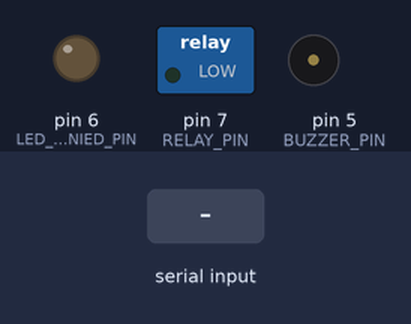
This sketch was run on a simulated Arduino Uno, built with avr-gcc and run on an emulated ATmega328P. Parts: switched loads named in the sketch (green lamp = pin HIGH), output pins drawn as LEDs (lit = HIGH), buzzer (waves = sounding). The test bench sets the inputs (shaded band). Pins used as bus, display or sensor lines are not drawn; what the sketch prints to the serial monitor is not drawn.

Above: at 1.2 s.
1.3 s: "DENIED\n" received over Serial
At 1.5 s:
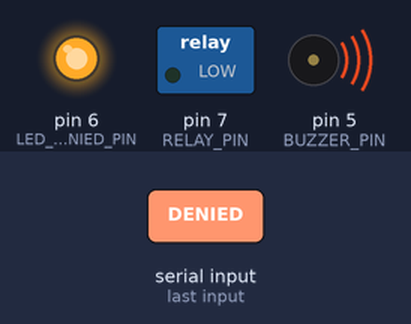
At 2.1 s:
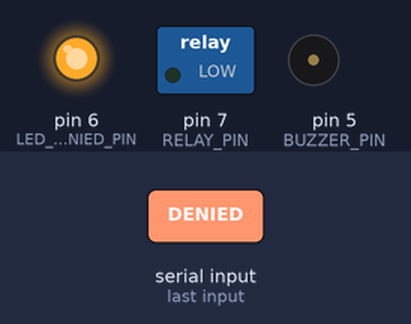
4.3 s: "OK\n" received over Serial
At 4.9 s:
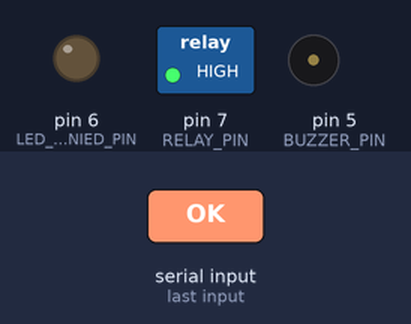
Timing chart, 0 to 8.8 s (numbered marks = the images above; inputs shaded):
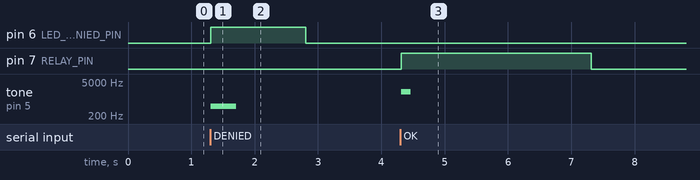

The sketch:

arduino_uno_nfc.ino
```cpp
/*
  =============================================================================
  HOTEL SMART NFC - Lector de Puerta para Arduino Uno + RC522 (RFID/NFC)
  =============================================================================

  Este sketch lee tarjetas NFC/RFID (etiquetas Mifare 1K / NTAG213 / llaveros)
  y envía el código leído a la aplicación Flask por el puerto Serial USB.

  Cuando Flask valida la tarjeta:
  - Si es VÁLIDA: Flask responde "OK:<numero_habitacion>"
    -> Arduino activa el relay (abre la cerradura) y enciende el LED Verde.
  - Si es INVÁLIDA: Flask responde "DENIED"
    -> Arduino enciende el LED Rojo y hace sonar el buzzer (denegado).

  CONEXIONES ARDUINO UNO <-> RC522:
  ---------------------------------
  RC522 Pin       Arduino Uno Pin
  SDA (SS)   ---> Pin 10
  SCK        ---> Pin 13
  MOSI       ---> Pin 11
  MISO       ---> Pin 12
  IRQ        ---> No conectado
  GND        ---> GND
  RST        ---> Pin 9
  3.3V       ---> 3.3V  (¡¡IMPORTANTE: NUNCA CONECTAR A 5V!!)

  INDICADORES & ACTUADORES:
  -------------------------
  LED Verde / Relay Puerta ---> Pin 7 (HIGH = Abre cerradura)
  LED Rojo (Acceso Denegado) -> Pin 6 (HIGH = Enciende LED)
  Buzzer Zumbador (Opcional) -> Pin 5
*/

#include <SPI.h>
#include <MFRC522.h>

#define SS_PIN 10
#define RST_PIN 9

#define RELAY_PIN 7      // Relay cerradura y/o LED verde
#define LED_DENIED_PIN 6 // LED rojo denegado
#define BUZZER_PIN 5     // Buzzer sonoro

MFRC522 mfrc522(SS_PIN, RST_PIN);

// Clave por defecto para leer bloques Mifare Classic (si se grabó código en texto)
MFRC522::MIFARE_Key key;

// Buffer de UID previo para evitar re-lecturas continuas si se deja la tarjeta pegada
byte lastUID[10];
byte lastUIDSize = 0;
unsigned long lastReadTime = 0;

void setup() {
  Serial.begin(9600); // Mismo baudrate que en serial_reader.py
  while (!Serial);

  SPI.begin();
  mfrc522.PCD_Init();

  pinMode(RELAY_PIN, OUTPUT);
  pinMode(LED_DENIED_PIN, OUTPUT);
  pinMode(BUZZER_PIN, OUTPUT);

  digitalWrite(RELAY_PIN, LOW);
  digitalWrite(LED_DENIED_PIN, LOW);
  digitalWrite(BUZZER_PIN, LOW);

  for (byte i = 0; i < 6; i++) {
    key.keyByte[i] = 0xFF;
  }

  Serial.println("ARDUINO_READY");
}

void loop() {
  // 1. Escuchar respuestas que envía Flask por el puerto Serial
  if (Serial.available() > 0) {
    String response = Serial.readStringUntil('\n');
    response.trim();

    if (response.startsWith("OK")) {
      // ACCESO AUTORIZADO
      digitalWrite(RELAY_PIN, HIGH);
      tone(BUZZER_PIN, 2000, 150); // Beep agudo corto
      delay(3000);                 // Puerta abierta por 3 segundos
      digitalWrite(RELAY_PIN, LOW);
    }
    else if (response == "DENIED") {
      // ACCESO DENEGADO
      digitalWrite(LED_DENIED_PIN, HIGH);
      tone(BUZZER_PIN, 500, 400);  // Beep grave largo
      delay(1500);
      digitalWrite(LED_DENIED_PIN, LOW);
    }
  }

  // 2. Verificar si hay una tarjeta presente
  if (!mfrc522.PICC_IsNewCardPresent() || !mfrc522.PICC_ReadCardSerial()) {
    return;
  }

  // Evitar re-lecturas inmediatas de la misma tarjeta en menos de 2 segundos
  if (millis() - lastReadTime < 2000 && isSameUID(mfrc522.uid.uidByte, mfrc522.uid.size)) {
    mfrc522.PICC_HaltA();
    return;
  }

  // Guardar UID para filtro anti-rebote
  saveLastUID(mfrc522.uid.uidByte, mfrc522.uid.size);
  lastReadTime = millis();

  // Intentar leer el texto escrito en el Bloque 4 (donde se graba NFC-101-XXXXXXX)
  String codigoNFC = leerBloqueTexto(4);

  // Si no hay texto grabado en el bloque, mapear el UID físico de la tarjeta
  if (codigoNFC == "") {
    codigoNFC = "NFC-UID-" + obtenerUIDHex();
  }

  // Enviar el código a Flask a través del Serial USB
  Serial.println(codigoNFC);

  mfrc522.PICC_HaltA();
  mfrc522.PCD_StopCrypto1();
}

// -------------------------------------------------------------
// Función para leer un bloque de datos Mifare Classic como texto
// -------------------------------------------------------------
String leerBloqueTexto(byte blockAddr) {
  byte status;
  byte buffer[18];
  byte size = sizeof(buffer);

  // Autenticación con llave A por defecto
  status = mfrc522.PCD_Authenticate(MFRC522::PICC_CMD_MF_AUTH_KEY_A, blockAddr, &key, &(mfrc522.uid));
  if (status != MFRC522::STATUS_OK) {
    return "";
  }

  // Leer bloque
  status = mfrc522.MIFARE_Read(blockAddr, buffer, &size);
  if (status != MFRC522::STATUS_OK) {
    return "";
  }

  String resultado = "";
  for (uint8_t i = 0; i < 16; i++) {
    // Si encontramos caracteres imprimibles los concatenamos
    if (buffer[i] >= 32 && buffer[i] <= 126) {
      resultado += (char)buffer[i];
    }
  }
  resultado.trim();

  if (resultado.startsWith("NFC-")) {
    return resultado;
  }
  return "";
}

// Convierte el UID a cadena Hexadecimal
String obtenerUIDHex() {
  String uidStr = "";
  for (byte i = 0; i < mfrc522.uid.size; i++) {
    if (mfrc522.uid.uidByte[i] < 0x10) uidStr += "0";
    uidStr += String(mfrc522.uid.uidByte[i], HEX);
  }
  uidStr.toUpperCase();
  return uidStr;
}

bool isSameUID(byte *uid, byte size) {
  if (size != lastUIDSize) return false;
  for (byte i = 0; i < size; i++) {
    if (uid[i] != lastUID[i]) return false;
  }
  return true;
}

void saveLastUID(byte *uid, byte size) {
  lastUIDSize = size;
  for (byte i = 0; i < size; i++) {
    lastUID[i] = uid[i];
  }
}
```

Measured:
- after the input at 1.3 s, pin 6 (LED_DENIED_PIN): LOW → HIGH at once, → LOW 1.5 s later; tone on pin 5 (BUZZER_PIN): silent → 500 Hz at once, → silent 0.40 s later
- after the input at 4.3 s, pin 7 (RELAY_PIN): LOW → HIGH at once, → LOW 3.0 s later; tone on pin 5 (BUZZER_PIN): silent → 2000 Hz at once, → silent 0.15 s later
